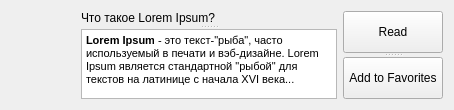
<?xml version="1.0" encoding="UTF-8"?>
<ui version="4.0">
 <class>NewsItem</class>
 <widget class="QWidget" name="NewsItem">
  <property name="geometry">
   <rect>
    <x>0</x>
    <y>0</y>
    <width>454</width>
    <height>107</height>
   </rect>
  </property>
  <property name="windowTitle">
   <string>Form</string>
  </property>
  <layout class="QHBoxLayout" name="horizontalLayout">
   <item>
    <widget class="QLabel" name="label">
     <property name="maximumSize">
      <size>
       <width>64</width>
       <height>64</height>
      </size>
     </property>
     <property name="text">
      <string/>
     </property>
    </widget>
   </item>
   <item>
    <widget class="QSplitter" name="splitter">
     <property name="orientation">
      <enum>Qt::Vertical</enum>
     </property>
     <widget class="QLabel" name="newsTitle">
      <property name="text">
       <string>Что такое Lorem Ipsum?</string>
      </property>
     </widget>
     <widget class="QTextBrowser" name="textBrowser">
      <property name="verticalScrollBarPolicy">
       <enum>Qt::ScrollBarAlwaysOff</enum>
      </property>
      <property name="horizontalScrollBarPolicy">
       <enum>Qt::ScrollBarAlwaysOff</enum>
      </property>
      <property name="html">
       <string>&lt;!DOCTYPE HTML PUBLIC &quot;-//W3C//DTD HTML 4.0//EN&quot; &quot;http://www.w3.org/TR/REC-html40/strict.dtd&quot;&gt;
&lt;html&gt;&lt;head&gt;&lt;meta name=&quot;qrichtext&quot; content=&quot;1&quot; /&gt;&lt;style type=&quot;text/css&quot;&gt;
p, li { white-space: pre-wrap; }
&lt;/style&gt;&lt;/head&gt;&lt;body style=&quot; font-family:'MS Shell Dlg 2'; font-size:8.25pt; font-weight:400; font-style:normal;&quot;&gt;
&lt;p style=&quot; margin-top:0px; margin-bottom:0px; margin-left:0px; margin-right:0px; -qt-block-indent:0; text-indent:0px;&quot;&gt;&lt;span style=&quot; font-family:'Open Sans,Arial,sans-serif'; font-size:8pt; font-weight:600; color:#000000; background-color:#ffffff;&quot;&gt;Lorem Ipsum&lt;/span&gt;&lt;span style=&quot; font-family:'Open Sans,Arial,sans-serif'; font-size:8pt; color:#000000; background-color:#ffffff;&quot;&gt; - это текст-&amp;quot;рыба&amp;quot;, часто используемый в печати и вэб-дизайне. Lorem Ipsum является стандартной &amp;quot;рыбой&amp;quot; для текстов на латинице с начала XVI века...&lt;/span&gt;&lt;/p&gt;&lt;/body&gt;&lt;/html&gt;</string>
      </property>
     </widget>
    </widget>
   </item>
   <item>
    <widget class="QSplitter" name="splitter_2">
     <property name="maximumSize">
      <size>
       <width>16777215</width>
       <height>16777215</height>
      </size>
     </property>
     <property name="orientation">
      <enum>Qt::Vertical</enum>
     </property>
     <widget class="QPushButton" name="readButton">
      <property name="text">
       <string>Read</string>
      </property>
     </widget>
     <widget class="QPushButton" name="addToFavButton">
      <property name="text">
       <string>Add to Favorites</string>
      </property>
     </widget>
    </widget>
   </item>
  </layout>
 </widget>
 <resources/>
 <connections/>
</ui>
